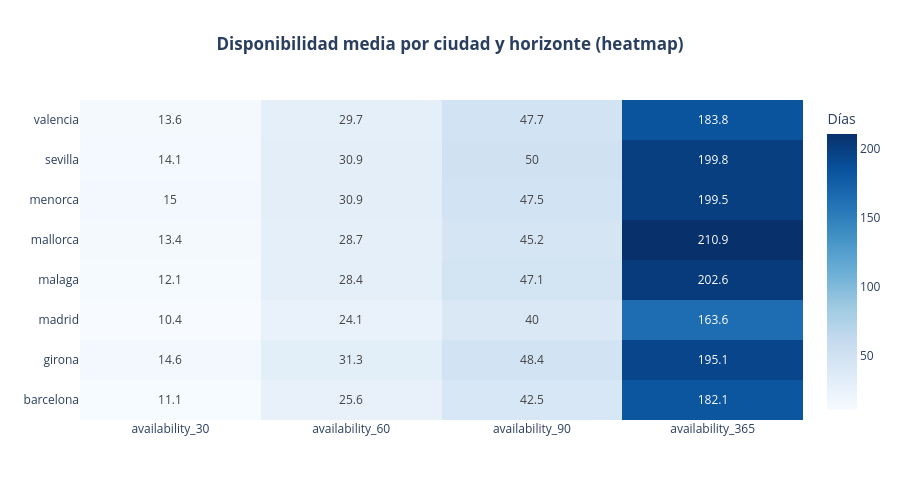

Notebook code cell kept with this figure:
### Markdown cell above
### 04.3 · Visualización: heatmap

### Code cell
fig = go.Figure(data=go.Heatmap(
    z=disp_final.values,
    x=disp_final.columns,
    y=disp_final.index,
    colorscale='Blues',
    colorbar_title='Días',
    text=disp_final.round(1).values,
    texttemplate='%{text}'
))

fig.update_layout(
    title='<b>Disponibilidad media por ciudad y horizonte (heatmap)</b>',
    title_x=0.5,
    width=900, height=500,
    template='plotly_white'
)
fig.show()

### Figure 1 — Plotly figure (JSON) as saved in the notebook; plotly's stock layout.template omitted (floating-point values rounded to 4 significant figures)
{"data": [{"colorbar": {"title": {"text": "Días"}}, "colorscale": [[0, "rgb(247,251,255)"], [0.125, "rgb(222,235,247)"], [0.25, "rgb(198,219,239)"], [0.375, "rgb(158,202,225)"], [0.5, "rgb(107,174,214)"], [0.625, "rgb(66,146,198)"], [0.75, "rgb(33,113,181)"], [0.875, "rgb(8,81,156)"], [1, "rgb(8,48,107)"]], "text": [[11.1, 25.6, 42.5, 182.1], [14.6, 31.3, 48.4, 195.1], [10.4, 24.1, 40.0, 163.6], [12.1, 28.4, 47.1, 202.6], [13.4, 28.7, 45.2, 210.9], [15.0, 30.9, 47.5, 199.5], [14.1, 30.9, 50.0, 199.8], [13.6, 29.7, 47.7, 183.8]], "texttemplate": "%{text}", "type": "heatmap", "x": ["availability_30", "availability_60", "availability_90", "availability_365"], "y": ["barcelona", "girona", "madrid", "malaga", "mallorca", "menorca", "sevilla", "valencia"], "z": [[11.11, 25.63, 42.5, 182.1], [14.59, 31.27, 48.35, 195.1], [10.41, 24.12, 39.95, 163.6], [12.14, 28.43, 47.13, 202.7], [13.41, 28.7, 45.17, 210.9], [14.99, 30.88, 47.54, 199.5], [14.06, 30.92, 50.05, 199.8], [13.59, 29.73, 47.72, 183.8]]}], "layout": {"height": 500, "title": {"text": "<b>Disponibilidad media por ciudad y horizonte (heatmap)</b>", "x": 0.5}, "width": 900}}
